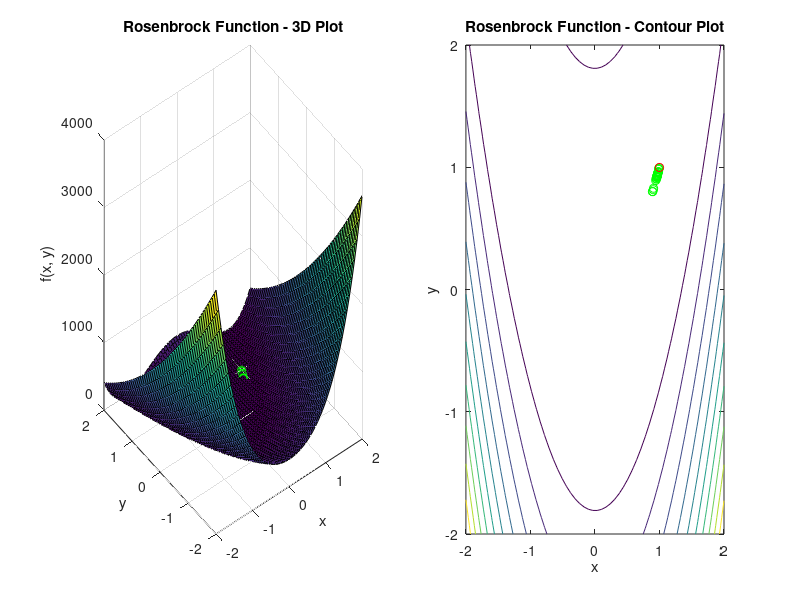

Recreate this plot in MATLAB.
function [best, fmin, N_iter] = para(n, A, r)
    % Set default parameters if not provided
    if nargin < 1
        n = 25;
    end
    if nargin < 2
        A = 0.45;
    end
    if nargin < 3
        r = 0.5;
    end

    % Frequency range determines the scale
    fmin = 0;  % Minimum frequency
    fmax = 2;  % Maximum frequency

    % Iteration parameters
    tol = 10^(-5);  % Stop tolerance
    N_iter = 0;     % Total number of function evaluations

    % Dimension of the search variables
    d = 2; % Changed to 2 for Rosenbrock's 2D function

    % Initializing arrays
    f = zeros(n, 1);    % Frequency
    v = zeros(n, d);    % Velocities

    % Initializing the population/solutions
    sol = randn(n, d);
    Fitness = zeros(n, 1);

    % Evaluating fitness of initial solutions
    for i = 1:n
        Fitness(i) = Fun(sol(i, :));
    end

    % Finding the best current solution
    [fmin, i] = min(Fitness);
    best = sol(i, :);
    disp(['Fitness: ', num2str(fmin)]);

    % Start the iterations (Bat Algorithm)
    while fmin > tol
        for i = 1:n
            f(i) = fmin + (fmin - fmax) * rand;
            v(i, :) = v(i, :) + (sol(i, :) - best) * f(i);
            S(i, :) = sol(i, :) + v(i, :);

            % Pulse rate
            if rand > r
                S(i, :) = best + 0.01 * randn(1, d);
            end

            % Evaluate new solutions
            Fnew = Fun(S(i, :));

            % If the solution improves or not too loudness
            if Fnew <= Fitness(i) && rand < A
                sol(i, :) = S(i, :);
                Fitness(i) = Fnew;
            end

            % Update the best solution
            if Fnew <= fmin
                best = S(i, :);
                fmin = Fnew;
            end
        end

        N_iter = N_iter + 1;
        disp(['Number of evaluations: ', num2str(N_iter)]);
        disp(['Best = ', num2str(best), '  fmin = ', num2str(fmin)]);

        % Plotting 3D and 2D graphics
        figure(1);
        subplot(1, 2, 1);
        ezsurf(@(u1,u2) (1-u1).^2 + 100*(u2-u1.^2).^2, [-2 2 -2 2]);
        hold on;
        plot3(sol(:, 1), sol(:, 2), Fitness, 'go');
        plot3(best(1), best(2), fmin, 'ro');
        hold off;
        xlabel('x');
        ylabel('y');
        zlabel('f(x, y)');
        title('Rosenbrock Function - 3D Plot');

        subplot(1, 2, 2);
        ezcontour(@(u1,u2) (1-u1).^2 + 100*(u2-u1.^2).^2, [-2 2 -2 2]);
        hold on;
        plot(sol(:, 1), sol(:, 2), 'go');
        plot(best(1), best(2), 'ro');
        hold off;
        xlabel('x');
        ylabel('y');
        title('Rosenbrock Function - Contour Plot');

        pause(0.1);  % Pause for a short duration to display the plots
    end

    % Output/display
    disp(['Number of evaluations: ', num2str(N_iter)]);
    disp(['Best = ', num2str(best), '  fmin = ', num2str(fmin)]);

    % Objective function - Rosenbrock's 2D function
    function z = Fun(u)
        z = (1 - u(1))^2 + 100 * (u(2) - u(1)^2)^2;
          %z=u(1)^2-2*u(1)-11;
        % z=(u(3)+2)*u(2)*u(1)^2;
        %z=0.10471*u(1)^2*u(2)+0.04811*u(3)*u(4)*(14+u(2));
            %z=u(1)*exp(-u(1)^2-u(2)^2);
    %+(1-u(3))^2;
    %ezsurf('(1-u(1))^2+100*(u(2)-u(1)^2)^2+(1-u(3))^2');

    end
end
